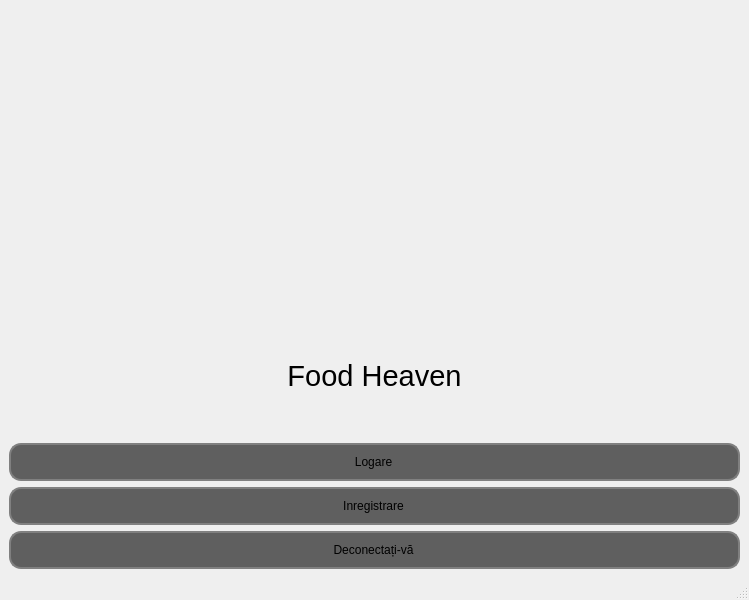
<?xml version="1.0" encoding="UTF-8"?>
<ui version="4.0">
 <class>LoginMenu</class>
 <widget class="QMainWindow" name="LoginMenu">
  <property name="geometry">
   <rect>
    <x>0</x>
    <y>0</y>
    <width>749</width>
    <height>600</height>
   </rect>
  </property>
  <property name="minimumSize">
   <size>
    <width>400</width>
    <height>500</height>
   </size>
  </property>
  <property name="windowTitle">
   <string>Food Heaven - Login Menu</string>
  </property>
  <property name="windowIcon">
   <iconset resource="../resouces.qrc">
    <normaloff>:/assets/hamburger_logo.png</normaloff>:/assets/hamburger_logo.png</iconset>
  </property>
  <widget class="QWidget" name="centralwidget">
   <layout class="QGridLayout" name="gridLayout">
    <item row="0" column="0">
     <layout class="QVBoxLayout" name="verticalLayout">
      <item>
       <widget class="QLabel" name="logo">
        <property name="minimumSize">
         <size>
          <width>200</width>
          <height>300</height>
         </size>
        </property>
        <property name="text">
         <string/>
        </property>
        <property name="pixmap">
         <pixmap resource="../resouces.qrc">:/assets/hamburger_logo.png</pixmap>
        </property>
        <property name="alignment">
         <set>Qt::AlignCenter</set>
        </property>
       </widget>
      </item>
      <item>
       <widget class="QLabel" name="label">
        <property name="font">
         <font>
          <pointsize>22</pointsize>
         </font>
        </property>
        <property name="text">
         <string>Food Heaven</string>
        </property>
        <property name="alignment">
         <set>Qt::AlignCenter</set>
        </property>
       </widget>
      </item>
      <item>
       <widget class="QPushButton" name="pushButton">
        <property name="styleSheet">
         <string notr="true">QPushButton{
background:#5F5F5F;
border: 2px solid gray;
border-radius:12px;
padding:10 10 10 8px;

}
QPushButton::pressed{
border: 3px solid black;
}
QPushButton::hover{
 background-color: #B8B8B8;
 color: 	black;
}</string>
        </property>
        <property name="text">
         <string>Logare</string>
        </property>
       </widget>
      </item>
      <item>
       <widget class="QPushButton" name="pushButton_2">
        <property name="styleSheet">
         <string notr="true">QPushButton{
background:#5F5F5F;
border: 2px solid gray;
border-radius:12px;
padding:10 10 10 8px;

}
QPushButton::pressed{
border: 3px solid black;
}
QPushButton::hover{
 background-color: #B8B8B8;
 color: 	black;
}</string>
        </property>
        <property name="text">
         <string>Inregistrare</string>
        </property>
       </widget>
      </item>
      <item>
       <widget class="QPushButton" name="pushButton_logout">
        <property name="enabled">
         <bool>true</bool>
        </property>
        <property name="styleSheet">
         <string notr="true">QPushButton{
background:#5F5F5F;
border: 2px solid gray;
border-radius:12px;
padding:10 10 10 8px;

}
QPushButton::pressed{
border: 3px solid black;
}
QPushButton::hover{
 background-color: #B8B8B8;
 color: 	black;
}</string>
        </property>
        <property name="text">
         <string>Deconectați-vă</string>
        </property>
       </widget>
      </item>
     </layout>
    </item>
   </layout>
  </widget>
  <widget class="QMenuBar" name="menubar">
   <property name="geometry">
    <rect>
     <x>0</x>
     <y>0</y>
     <width>749</width>
     <height>31</height>
    </rect>
   </property>
  </widget>
  <widget class="QStatusBar" name="statusbar"/>
 </widget>
 <resources>
  <include location="../resouces.qrc"/>
 </resources>
 <connections/>
</ui>
